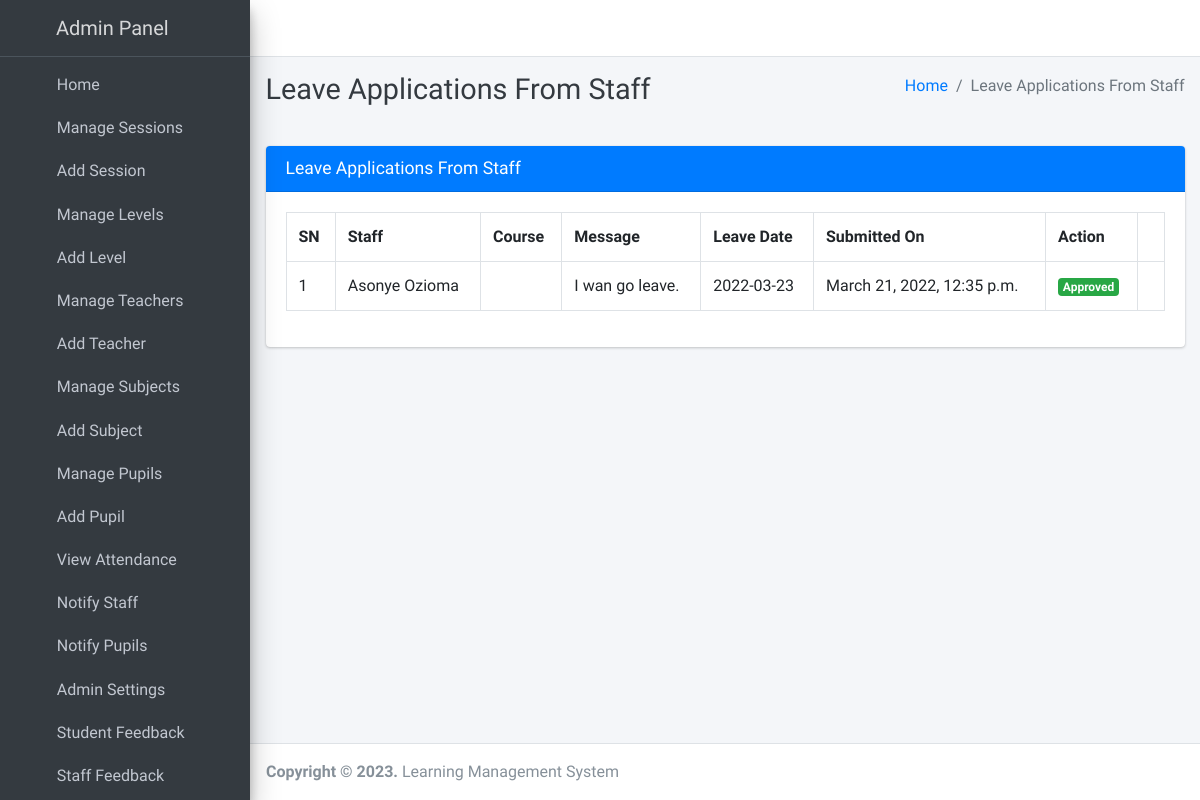
Screenshot of /staff/view/leave/ (signed in) with the database file from the repository.
### main_app/models.py (models this page shows, shortened)
class LeaveReportStaff(models.Model):
    staff = models.ForeignKey(Staff, on_delete=models.CASCADE)
    date = models.CharField(max_length=60)
    message = models.TextField()
    status = models.SmallIntegerField(default=0)
    created_at = models.DateTimeField(auto_now_add=True)
    updated_at = models.DateTimeField(auto_now=True)

class Staff(models.Model):
    admin = models.OneToOneField(CustomUser, on_delete=models.CASCADE)
    def __str__(self):
        return self.admin.last_name + " " + self.admin.first_name

class CustomUser(AbstractUser):
    USER_TYPE = ((1, "HOD"), (2, "Staff"), (3, "Student"))
    GENDER = [("M", "Male"), ("F", "Female")]
    username = None  # Removed username, using email instead
    email = models.EmailField(unique=True)
    user_type = models.CharField(default=1, choices=USER_TYPE, max_length=1)
    gender = models.CharField(max_length=1, choices=GENDER)
    profile_pic = models.ImageField(blank=True, null=True)
    address = models.CharField(max_length=200, blank=True, null=True)
    fcm_token = models.TextField(default="")  # For firebase notifications
    created_at = models.DateTimeField(auto_now_add=True)
    updated_at = models.DateTimeField(auto_now=True)
    USERNAME_FIELD = "email"
    REQUIRED_FIELDS = []
    objects = CustomUserManager()

### main_app/hod_views.py (the view, shortened to what this page needs)
# urls.py: path("staff/view/leave/", hod_views.view_staff_leave, name="view_staff_leave",),
@csrf_exempt
def view_staff_leave(request):
    if request.method != 'POST':
        allLeave = LeaveReportStaff.objects.all()
        context = {
            'allLeave': allLeave,
            'page_title': 'Leave Applications From Staff'
        }
        return render(request, "hod_template/staff_leave_view.html", context)

### main_app/templates/hod_template/staff_leave_view.html (shortened to what this page needs)
{% extends 'main_app/base.html' %}
{% load static %}
{% block page_title %}{{page_title}}{% endblock page_title %}
{% block content %}
<section class="content">
    <div class="container-fluid">
        <div class="row">
            <div class="col-md-12">
                <div class="card card-primary">
                    <div class="card-header">
                        <h3 class="card-title">{{page_title}}</h3>
                    </div>
                    <div class="table card-body">
                        <table class="table table-bordered">
                            <tr>
                                <th>SN</th>
                                <th>Staff</th>
                                <th>Course</th>
                                <th>Message</th>
                                <th>Leave Date</th>
                                <th>Submitted On</th>
                                <th>Action</th>
                            </tr>
                            {% for leave in  allLeave %}
                              <tr>
                                  <td>{{forloop.counter}}</td>
                                  <td>{{leave.staff}}</td>
                                  <td>{{leave.staff.course}}</td>
                                  <td>{{leave.message}}</td>
                                  <td>{{leave.date}}</td>
                                  <td>{{leave.created_at}}</td>
                                      {% if leave.status == 0 %}
                                           <td> <button data-toggle = "modal" data-target = "#reply_modal" value="{{leave.id}}" class="btn btn-primary reply_open_modal">Reply</button>
{% elif leave.status == -1 %}
<td><span  class='badge badge-danger'>Rejected</span></td>
{% else %}
<td><span  class='badge badge-success'>Approved</span></td>
                                            <td>{{feedback.updated_at}}</td>
                                      {% endif %}
                              </tr>
                            {% endfor %}
                        </table>
                    </div>
                    </div>
            </div>
        </div>
    </div>
</section>
{% endblock content %}

### rows the page displays
LeaveReportStaff: staff "Asonye Ozioma", message "I wan go leave.", date "2022-03-23", created_at "March 21, 2022, 12:35 p.m."

### other values shown
{{ page_title }} "Leave Applications From Staff"
